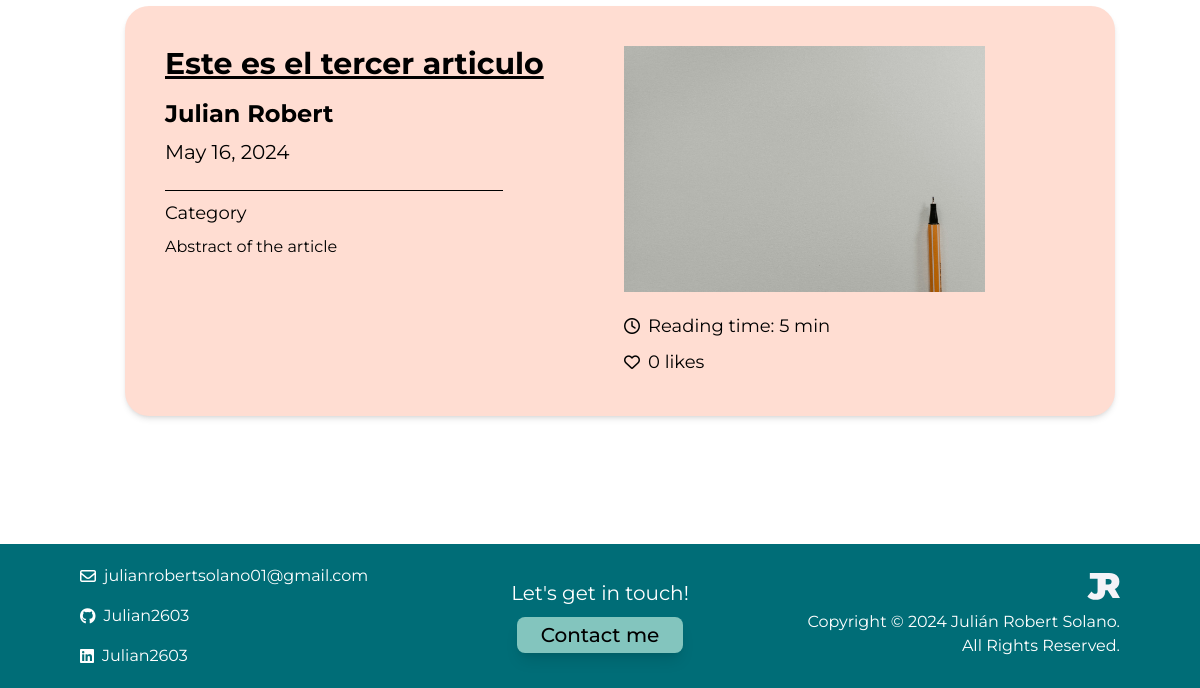
The app's page /blog/articles (lower part), older data.
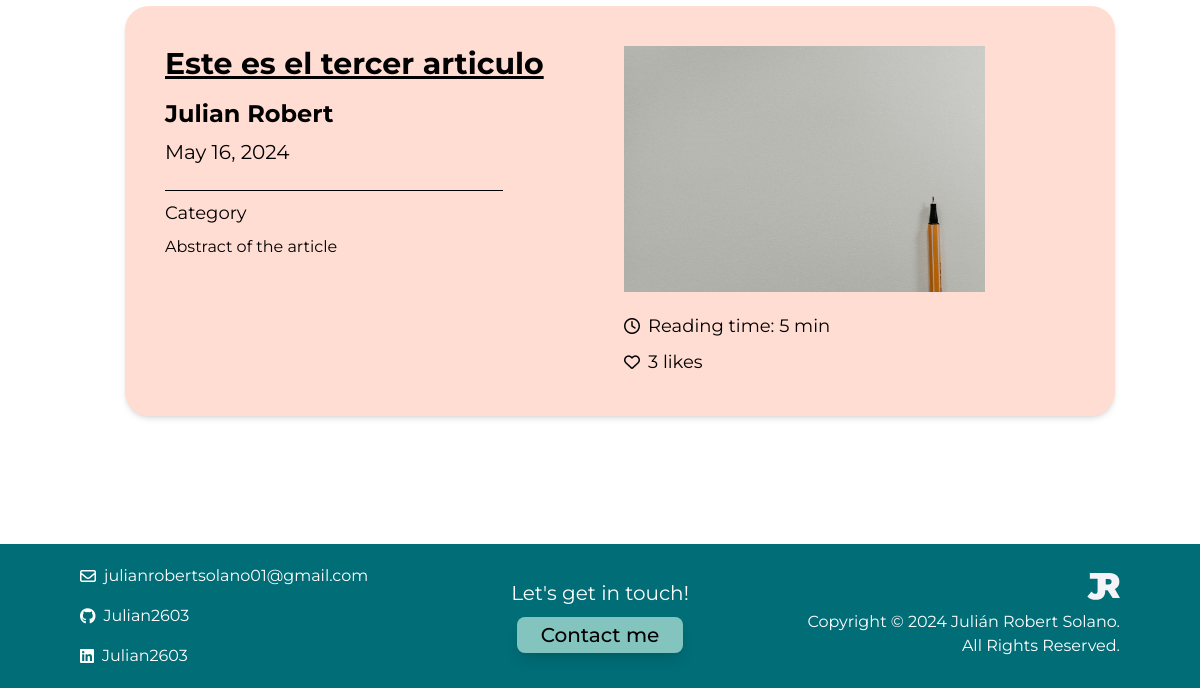
The same page, newer data.
### blog/models.py (models this page shows, shortened)
class Article(models.Model):
  title = models.CharField(max_length=255)
  author = models.ForeignKey(User, on_delete=models.CASCADE)
  category = models.CharField(max_length=255, default="Category")
  date = models.DateField(default=datetime.date.today)
  abstract = models.CharField(max_length=500, default='Abstract of the article')
  reading_time = models.IntegerField(default=5)
  likes = models.IntegerField(default=0)
  body = models.TextField()

### blog/views.py (the view)
# urls.py: path('articles', BlogView.as_view(), name="blog"),
class BlogView(ListView):
    model = Article
    template_name = 'blog.html'

### blog/templates/blog.html (shortened to what this page needs)
{% load static tailwind_tags %}
<html lang="en" class="scroll-smooth">
  <head>
    {% load static %}
    {% tailwind_css %}
</head>
<body>
  <section id="blog" class="animate-fadeInUp">
    <div class="flex flex-col items-center p-10 pl-20 space-y-8 pb-32">
      {% for article in object_list %}
      <div class="grid grid-cols-2 gap-2 bg-[#FFDDD2] rounded-3xl p-10 mx-10 w-11/12 xl:w-8/12 shadow-md transition duration-300 hover:shadow-2xl">
        <div class="flex flex-col gap-2">
          <a class="font-sans font-bold text-3xl text-black underline mb-2 underline-offset-2" href="{% url 'article' article.pk %}">{{ article.title }}</a>
          <h3 class="font-sans font-bold text-2xl text-black">{{ article.author.first_name }} {{ article.author.last_name }}</h3>
          <h3 class="font-sans font-normal text-xl text-black">{{ article.date }}</h3>
          <hr class="border-black w-3/4 mt-4">
          <p class="font-sans font-normal text-lg text-black">{{ article.category }}</p>
          <p class="font-sans font-normal text-base text-black">{{ article.abstract }}</p>
        </div>
        <div class="flex flex-col gap-5">
          <div class="flex w-4/5">
            <img src="{% static 'imgs/placeholder.jpg' %}" alt="">
          </div>
          <div class="flex flex-col gap-2">
            <div class="flex flex-row gap-2 justify-start align-center items-center">
              <i class="fa-regular fa-clock"></i>
              <h2 class="font-sans font-normal text-lg text-black"> Reading time: {{ article.reading_time}} min</h2>
            </div>
            <div class="flex flex-row gap-2 justify-start align-center items-center">
              <i class="fa-regular fa-heart"></i>
              <h2 class="font-sans font-normal text-lg text-black"> {{ article.likes }} likes</h2>
            </div>
          </div>
        </div>
      </div>
      {% endfor %}
    </div>
  </section>
  <div class="p-5 px-20 bg-[#006D77] grid grid-cols-1 md:grid-cols-3 gap-7 shrink-0">
    <div class="flex flex-col items-center md:items-start gap-4">
        <div class="flex items-center space-x-2">
            <i class="fa-regular fa-envelope text-white"></i>
            <a class="font-sans font-normal text-s text-white" href="mailto:julian.robertsolano@ucr.ac.cr">julianrobertsolano01@gmail.com</a>
        </div>
        <div class="flex items-center space-x-2">
            <i class="fa-brands fa-github text-white"></i>
            <a class="font-sans font-normal text-s text-white" href="https://github.com/">Julian2603</a>
        </div>
        <div class="flex items-center space-x-2">
            <i class="fa-brands fa-linkedin text-white"></i>
            <a class="font-sans font-normal text-s text-white" href="https://www.linkedin.com/">Julian2603</a>
        </div>
    </div>
    <div class="flex flex-col items-center justify-center gap-2.5">
        <p class="font-sans font-normal text-xl text-white text-center">Let's get in touch!</p>
        <a href="{% url 'contact' %}" class="bg-[#83C5BE] transition duration-300 hover:bg-[#83C5BE]/70 p-1 px-6 rounded-lg font-sans font-medium text-xl text-black shadow-lg">Contact me</a>
    </div>
    <div class="flex flex-col items-center md:items-end gap-1.5">
        <div class="flex justify-center md:justify-end">
            <img class="h-10" src="{% static 'imgs/logo-white.svg' %}">
        </div>
        <div class="text-center md:text-right">
            <p class="font-sans font-normal text-s text-white">Copyright &#169; 2024 Julián Robert Solano. All Rights Reserved.</p>
        </div>
    </div>
</div>
</body>
</html>

Row changes from the older to the newer data that the page shows:
changed Article "Este es el tercer articulo": likes "0" → "3"
